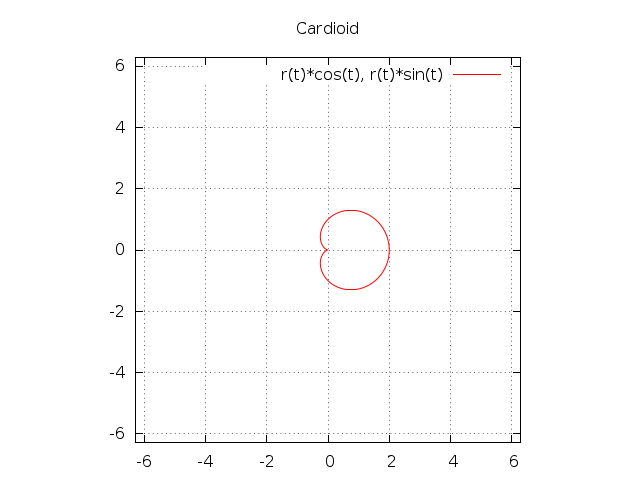

Generate this figure with gnuplot:
load "lib_common.plt"

set title "Cardioid"
set parametric
set xrange [pi*-2 : pi*2]
set yrange [pi*-2 : pi*2]
set size square 1, 1
r(t) = 1 + cos(t)
plot [0:pi*2] r(t)*cos(t), r(t)*sin(t)
